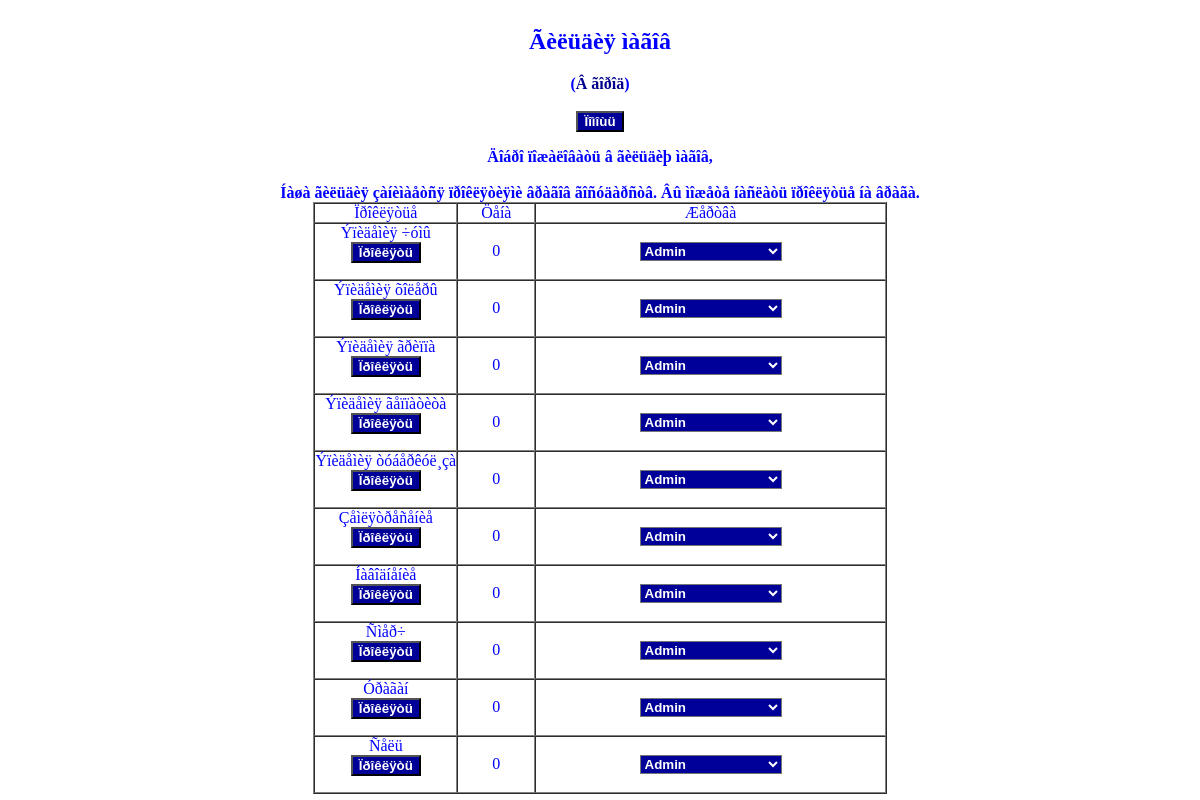
Screenshot of /mguild.php with the database file from the repository.
### tables this page shows
CREATE TABLE events (
  num text,
  name text,
  effect text,
  how text
) TYPE=MyISAM;

### functions.php (the view, shortened to what this page needs)
<?
function HelpMe($index, $align)
{
  echo("<form action=javascript:helpme('".$index."')>\n");
  if ($align == 1)
    echo("<center>\n");
  ?>
  <input type='submit' value='Ïîìîùü' style='background:#000099; font-WEIGHT: BOLD; COLOR: white; cursor: hand; list-style: lower-alpha; filter: Alpha(Opacity=20, FinishOpacity=100, Style=3)'>
  <?
  if ($align == 1)
    echo("</center>\n");
  echo("</form>\n\n\n");
}
	?>
	<?
function getdata($username, $table, $field)
{
$usr = mysql_query("select * from ".$table.";");
$find = "";
if ($usr)
   {
   while ($user = mysql_fetch_array($usr))
      {
      if (($user['login'] == $username))
         {
         $find = $user[$field];
		 }
	  }
   }
   else
	{
	   $find = "<font color=red>Îøèáêà ïîäêëþ÷åíèÿ</font>";
	}
	return $find;
}
function generate($name, $table, $row)
{
	$ath = mysql_query("select * from ".$table.";");
	if ($ath)
	{
		echo ("<select name='$name' style='background:#000099; font-WEIGHT: BOLD; COLOR: white; cursor: hand; list-style: lower-alpha; filter: Alpha(Opacity=20, FinishOpacity=100, Style=3)'>");
		while ($rw = mysql_fetch_row($ath))
      if ($rw[$row] != 'Bot')
  			echo("<option name='".$rw[$row]."'>".$rw[$row]."</option>");
		echo("</select>");
	}
}
function userlist($name)
{
	generate($name, 'users', 0);
}
	?>

### mguild.php (shortened to what this page needs)
<?
include "functions.php";
			?>
				<?
function prtable($login)
{
	$curse = getdata($login, 'economic', 'curse');
	$mn = getdata($login, 'economic', 'moneyname');
	$ath = mysql_query("select * from events;");
	if ($ath)
	{
		while ($rw = mysql_fetch_row($ath))
		{
			$k = 1000;
			if ($rw[2] == 1) {$k = 250;}
			if ($rw[2] == 2) {$k = 5000;}
			$cena = $curse*$rw[3]*$k;
			echo("<tr><td width = 25% align=center>".$rw[1]."<form action='mguild.php' method=post><input type='hidden' name='action' value=1><input type='hidden' name='event' value='".$rw[0]."'><input type='hidden' name='login' value='".$login."'><input type='submit' value='Ïðîêëÿòü'  style='background:#000099; font-WEIGHT: BOLD; COLOR: white; cursor: hand; list-style: lower-alpha; filter: Alpha(Opacity=20, FinishOpacity=100, Style=3)'></td><td align=center>".$cena." ".$mn."</td>");
			echo ("<td align=center>");
			userlist('opp');
			echo ("</form></td></tr>");
		}
	}
}
?>
<link rel='stylesheet' type='text/css' href='style.css'/>
<body background='images/back.jpe'>
<?
echo("<center><h2> Ãèëüäèÿ ìàãîâ </h2>(<a href='city.php?login=$login'>Â ãîðîä</a>)</center><br>");
HelpMe(19, 1);
echo("<center>Äîáðî ïîæàëîâàòü â ãèëüäèþ ìàãîâ, ".getdata($login, 'hero', 'name')."<br><br>");
echo("Íàøà ãèëüäèÿ çàíèìàåòñÿ ïðîêëÿòèÿìè âðàãîâ ãîñóäàðñòâ. Âû ìîæåòå íàñëàòü ïðîêëÿòüå íà âðàãà.");
?>
<table border=1 CELLSPACING=0 CELLPADDING=0>
<tr><td align=center>Ïðîêëÿòüå</td><td align=center>Öåíà</td><td align=center>Æåðòâà</td></tr>
<?
prtable($login);
echo ("</table></center>");
?>

### style.css (style rules this page uses)
body { color:blue; font-weight: bold; }
a { color:00008b; font-family: Times, "Times New Roman", serif; }
a:link { color:00008b; text-decoration: none; font-family: Times, "Times New Roman", serif; }

### rows the page displays
events: name "Ýïèäåìèÿ ÷óìû", cena "0"
events: name "Ýïèäåìèÿ õîëåðû", cena "0"
events: name "Ýïèäåìèÿ ãðèïïà", cena "0"
events: name "Ýïèäåìèÿ ãåïïàòèòà", cena "0"
events: name "Ýïèäåìèÿ òóáåðêóë¸çà", cena "0"
events: name "Çåìëÿòðåñåíèå", cena "0"
events: name "Íàâîäíåíèå", cena "0"
events: name "Ñìåð÷", cena "0"
events: name "Óðàãàí", cena "0"
events: name "Ñåëü", cena "0"

### other values shown
form field opp "Admin"
